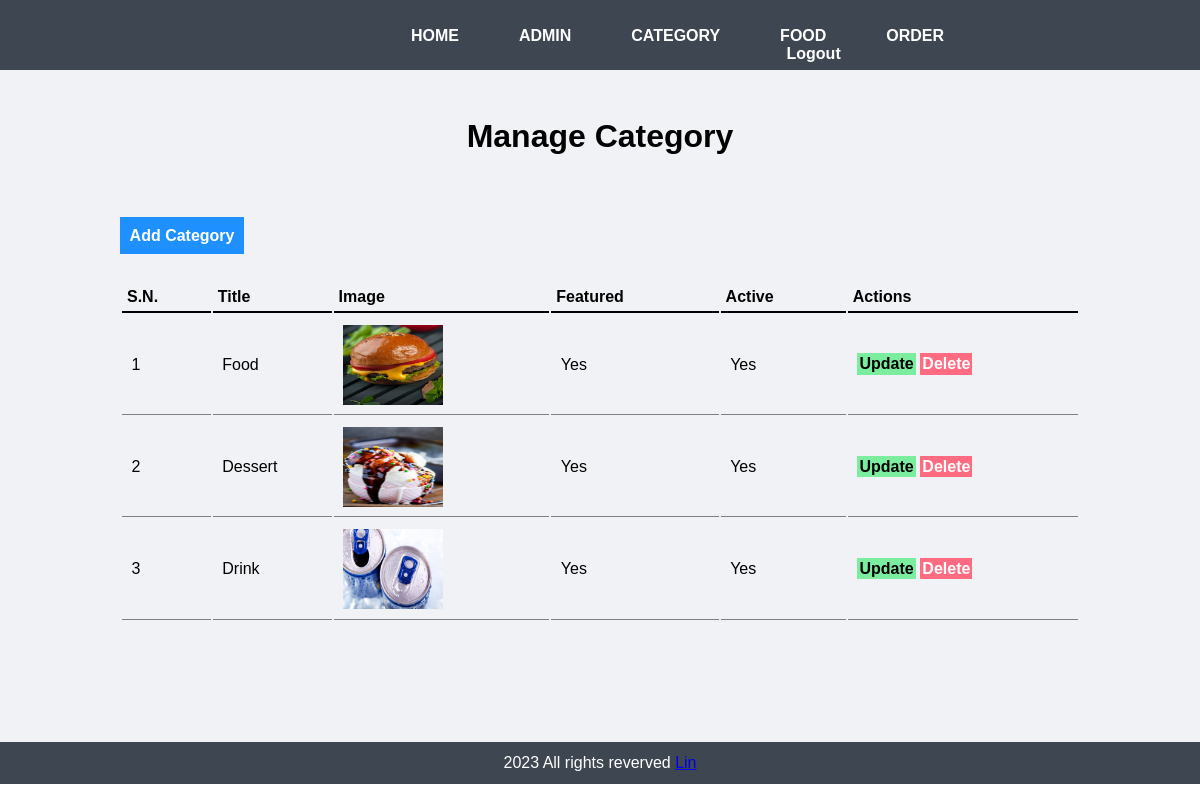
The page /admin/manage-category.php (signed in) on the database its author committed.
### tables this page shows
CREATE TABLE `tbl_category` (
  `id` int(10) UNSIGNED NOT NULL,
  `title` varchar(100) NOT NULL,
  `image_name` varchar(255) NOT NULL,
  `featured` varchar(10) NOT NULL,
  `active` varchar(10) NOT NULL
);

### admin/manage-category.php (the view, shortened to what this page needs)
<?php include('partials/menu.php') ?>
    <div class="main-content">
        <div class="wrapper">
            <h1 class="text-center borderb">Manage Category</h1>
            <br /> <br />
                <br><br>
                <a href="<?php echo SITEURL; ?>admin/add-category.php" class="btn-primary">Add Category</a>
                <br /><br /><br />
                <table class="tbl-full">
                    <tr>
                        <th>S.N.</th>
                        <th>Title</th>
                        <th>Image</th>
                        <th>Featured</th>
                        <th>Active</th>
                        <th>Actions</th>
                    </tr>
                    <?php
                        $sql ="SELECT * FROM tbl_category";
                        $res=mysqli_query($conn ,$sql);
                        $count =mysqli_num_rows($res);
                        $sn=1;
                        if($count>0)
                        {
                            while($row = mysqli_fetch_assoc($res))
                            {
                                $id = $row['id'];
                                $title =$row['title'];
                                $image_name = $row['image_name'];
                                $featured = $row['featured'];
                                $active = $row['active'];
                                ?>
                                    <tr>
                                        <td><?php echo $sn++ ; ?></td>
                                        <td><?php echo $title ; ?></td>
                                        <td>
                                            <?php
                                                if($image_name != "")
                                                {
                                                    ?>
                                                        <img src="<?php echo SITEURL;?>images/category/<?php echo $image_name; ?>" width="100px" height="80px" alt="">
                                                    <?php
                                                }
                                                else
                                                {
                                                    echo "<div class='error'>Image not Added.</div>";
                                                }
                                            ?>
                                        </td>
                                        <td><?php echo $featured ; ?></td>
                                        <td><?php echo $active ; ?></td>
                                        <td>
                                        <a href="<?php echo SITEURL ;?>admin/update-category.php?id=<?php echo $id;?>" class="btn-secondary">Update</a>
                                        <a href="<?php echo SITEURL ;?>admin/delete-category.php?id=<?php echo $id;?>&image_name=<?php echo $image_name; ?>" class="btn-danger">Delete</a>
                                        </td>
                                    </tr>
                                <?php
                            }
                        }
                        else
                        {
                            ?>
                                <tr>
                                    <td colspan="6"><div class="error">No Category Added.</div></td>
                                </tr>
                            <?php
                        }
                    ?>
                </table>
        </div>
    </div>
<?php include('partials/footer.php')?>

### admin/partials/menu.php (shortened to what this page needs)
<html>
    <head>
        <link rel="stylesheet" href="../css/admin.css">
    </head>
    <body>
        <div class="menu text-center">
            <div class="wrapper">
                <ul>
                    <li><a href="index.php">HOME</a></li>
                    <li><a href="manage-admin.php">ADMIN</a></li>
                    <li><a href="manage-category.php">CATEGORY</a></li>
                    <li><a href="manage-food.php">FOOD</a></li>
                    <li><a href="manage-order.php">ORDER</a></li>
                    <li class="logout"><a href="logout.php">Logout</a></li>
                </ul>
            </div>
        </div>

### admin/partials/footer.php
<div class="footer">
            <div class="wrapper">
              <p class="text-center">2023 All rights reverved <a href="#">Lin</a></p>
            </div>
        </div>
    </body>
</html>

### css/admin.css (style rules this page uses)
* { margin: 0; padding: 0; font-family: Arial, Helvetica, sans-serif ; }
.wrapper { padding: 1%; width: 80%; margin: 0 auto; }
.wrapper li a { padding: 20px; }
.text-center { text-align: center; }
.tbl-full { width: 100%; }
table tr th { border-bottom: 2px solid black; padding: 5px; text-align: left; }
table tr td { border-bottom: 1px solid grey; padding: 1%; }
.btn-primary { background-color: #1e90ff; padding: 1%; color: white; text-decoration: none; font-weight: bold; }
.btn-secondary { background-color: #7bed9f; padding: 1%; color: black; text-decoration: none; font-weight: bold; }
.btn-danger { background-color: #ff6b81; padding: 1%; color: white; text-decoration: none; font-weight: bold; }
.menu { background-color: #3E4651; height: 70px; }
.menu ul { list-style-type: none; padding: 15px; padding-left: 170px; }
.menu ul li { display: inline; padding: 1%; }
.menu .logout { display: inline; padding-left: 280px; }
.menu ul li a { text-decoration: none; font-weight: bold; color: white; }
.main-content { background-color: #f1f2f6; padding: 3% 0; min-height: 600px; height: auto; }
.footer { background-color: #3E4651; color: white; }

### rows shown on the page
tbl_category: title "Food", image_name (picture), featured "Yes", active "Yes"
tbl_category: title "Dessert", image_name (picture), featured "Yes", active "Yes"
tbl_category: title "Drink", image_name (picture), featured "Yes", active "Yes"
